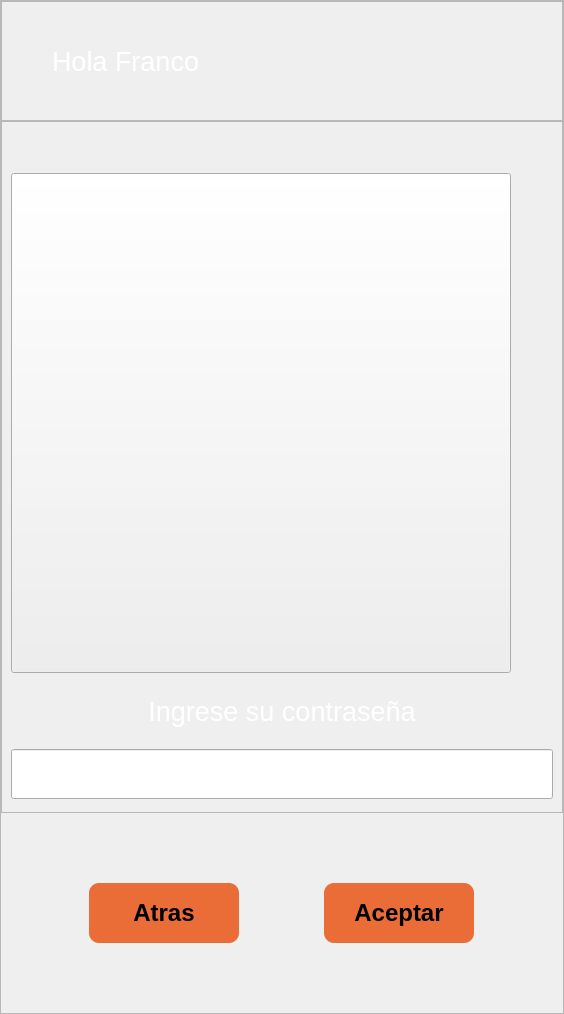
              <widget class="QFrame" name="frame_password">
               <property name="maximumSize">
                <size>
                 <width>0</width>
                 <height>0</height>
                </size>
               </property>
               <property name="frameShape">
                <enum>QFrame::StyledPanel</enum>
               </property>
               <property name="frameShadow">
                <enum>QFrame::Raised</enum>
               </property>
               <layout class="QVBoxLayout" name="verticalLayout_10">
                <property name="spacing">
                 <number>0</number>
                </property>
                <property name="leftMargin">
                 <number>0</number>
                </property>
                <property name="topMargin">
                 <number>0</number>
                </property>
                <property name="rightMargin">
                 <number>0</number>
                </property>
                <property name="bottomMargin">
                 <number>0</number>
                </property>
                <item>
                 <widget class="QFrame" name="frame_imagen_pype_2">
                  <property name="minimumSize">
                   <size>
                    <width>0</width>
                    <height>120</height>
                   </size>
                  </property>
                  <property name="maximumSize">
                   <size>
                    <width>16777215</width>
                    <height>500</height>
                   </size>
                  </property>
                  <property name="frameShape">
                   <enum>QFrame::StyledPanel</enum>
                  </property>
                  <property name="frameShadow">
                   <enum>QFrame::Raised</enum>
                  </property>
                  <layout class="QHBoxLayout" name="horizontalLayout_19">
                   <property name="spacing">
                    <number>0</number>
                   </property>
                   <property name="leftMargin">
                    <number>50</number>
                   </property>
                   <property name="topMargin">
                    <number>0</number>
                   </property>
                   <property name="rightMargin">
                    <number>0</number>
                   </property>
                   <property name="bottomMargin">
                    <number>0</number>
                   </property>
                   <item>
                    <widget class="QLabel" name="label_saludo">
                     <property name="maximumSize">
                      <size>
                       <width>16777215</width>
                       <height>16777215</height>
                      </size>
                     </property>
                     <property name="font">
                      <font>
                       <pointsize>20</pointsize>
                       <weight>50</weight>
                       <bold>false</bold>
                      </font>
                     </property>
                     <property name="styleSheet">
                      <string notr="true">color:white;</string>
                     </property>
                     <property name="text">
                      <string>Hola Franco</string>
                     </property>
                     <property name="alignment">
                      <set>Qt::AlignLeading|Qt::AlignLeft|Qt::AlignVCenter</set>
                     </property>
                    </widget>
                   </item>
                  </layout>
                 </widget>
                </item>
                <item>
                 <widget class="QFrame" name="frame_usuarios_2">
                  <property name="maximumSize">
                   <size>
                    <width>16777215</width>
                    <height>16777215</height>
                   </size>
                  </property>
                  <property name="frameShape">
                   <enum>QFrame::StyledPanel</enum>
                  </property>
                  <property name="frameShadow">
                   <enum>QFrame::Raised</enum>
                  </property>
                  <layout class="QHBoxLayout" name="horizontalLayout_20">
                   <property name="spacing">
                    <number>0</number>
                   </property>
                   <property name="leftMargin">
                    <number>0</number>
                   </property>
                   <property name="topMargin">
                    <number>40</number>
                   </property>
                   <property name="rightMargin">
                    <number>0</number>
                   </property>
                   <property name="bottomMargin">
                    <number>0</number>
                   </property>
                   <item>
                    <widget class="QFrame" name="verticalFrame_7">
                     <property name="minimumSize">
                      <size>
                       <width>560</width>
                       <height>650</height>
                      </size>
                     </property>
                     <property name="maximumSize">
                      <size>
                       <width>560</width>
                       <height>650</height>
                      </size>
                     </property>
                     <layout class="QVBoxLayout" name="verticalLayout_13">
                      <item>
                       <widget class="QPushButton" name="btn_profile">
                        <property name="minimumSize">
                         <size>
                          <width>500</width>
                          <height>500</height>
                         </size>
                        </property>
                        <property name="maximumSize">
                         <size>
                          <width>500</width>
                          <height>500</height>
                         </size>
                        </property>
                        <property name="text">
                         <string/>
                        </property>
                        <property name="icon">
                         <iconset>
                          <normaloff>iconos/load.jpg</normaloff>iconos/load.jpg</iconset>
                        </property>
                        <property name="iconSize">
                         <size>
                          <width>500</width>
                          <height>500</height>
                         </size>
                        </property>
                       </widget>
                      </item>
                      <item>
                       <widget class="QLabel" name="label_16">
                        <property name="minimumSize">
                         <size>
                          <width>0</width>
                          <height>60</height>
                         </size>
                        </property>
                        <property name="maximumSize">
                         <size>
                          <width>16777215</width>
                          <height>60</height>
                         </size>
                        </property>
                        <property name="font">
                         <font>
                          <pointsize>20</pointsize>
                          <weight>50</weight>
                          <bold>false</bold>
                         </font>
                        </property>
                        <property name="styleSheet">
                         <string notr="true">color:white;</string>
                        </property>
                        <property name="text">
                         <string>Ingrese su contraseña</string>
                        </property>
                        <property name="alignment">
                         <set>Qt::AlignCenter</set>
                        </property>
                       </widget>
                      </item>
                      <item>
                       <widget class="QLineEdit" name="editPassword">
                        <property name="minimumSize">
                         <size>
                          <width>0</width>
                          <height>50</height>
                         </size>
                        </property>
                        <property name="maximumSize">
                         <size>
                          <width>16777215</width>
                          <height>50</height>
                         </size>
                        </property>
                        <property name="font">
                         <font>
                          <family>Segoe UI Variable</family>
                          <pointsize>18</pointsize>
                         </font>
                        </property>
                        <property name="styleSheet">
                         <string notr="true">color:white;</string>
                        </property>
                        <property name="echoMode">
                         <enum>QLineEdit::Password</enum>
                        </property>
                       </widget>
                      </item>
                     </layout>
                    </widget>
                   </item>
                  </layout>
                 </widget>
                </item>
                <item>
                 <widget class="QFrame" name="verticalFrame_9">
                  <property name="minimumSize">
                   <size>
                    <width>0</width>
                    <height>200</height>
                   </size>
                  </property>
                  <property name="maximumSize">
                   <size>
                    <width>16777215</width>
                    <height>200</height>
                   </size>
                  </property>
                  <layout class="QHBoxLayout" name="horizontalLayout_10">
                   <item>
                    <widget class="QPushButton" name="btn_returnUsers">
                     <property name="minimumSize">
                      <size>
                       <width>150</width>
                       <height>60</height>
                      </size>
                     </property>
                     <property name="maximumSize">
                      <size>
                       <width>150</width>
                       <height>60</height>
                      </size>
                     </property>
                     <property name="font">
                      <font>
                       <pointsize>18</pointsize>
                       <weight>75</weight>
                       <bold>true</bold>
                      </font>
                     </property>
                     <property name="styleSheet">
                      <string notr="true">QPushButton::QAbstractButton:icon {
	color: rgb(255, 255, 255);
}

QPushButton {
	border: none;
	border-radius: 10px;
	background-color: #EA6C36;
	color: rgb(0, 0, 0);
}

QPushButton:hover {
	border: none;
	background-color: #EA6C56;
	border-radius: 10px;
	color: rgb(0,0, 0)
}</string>
                     </property>
                     <property name="text">
                      <string>Atras</string>
                     </property>
                    </widget>
                   </item>
                   <item>
                    <widget class="QPushButton" name="btn_verificar">
                     <property name="minimumSize">
                      <size>
                       <width>150</width>
                       <height>60</height>
                      </size>
                     </property>
                     <property name="maximumSize">
                      <size>
                       <width>150</width>
                       <height>60</height>
                      </size>
                     </property>
                     <property name="font">
                      <font>
                       <pointsize>18</pointsize>
                       <weight>75</weight>
                       <bold>true</bold>
                      </font>
                     </property>
                     <property name="styleSheet">
                      <string notr="true">QPushButton::QAbstractButton:icon {
	color: rgb(255, 255, 255);
}

QPushButton {
	border: none;
	border-radius: 10px;
	background-color: #EA6C36;
	color: rgb(0, 0, 0);
}

QPushButton:hover {
	border: none;
	background-color: #EA6C56;
	border-radius: 10px;
	color: rgb(0,0, 0)
}</string>
                     </property>
                     <property name="text">
                      <string>Aceptar</string>
                     </property>
                    </widget>
                   </item>
                  </layout>
                 </widget>
                </item>
               </layout>
              </widget>
